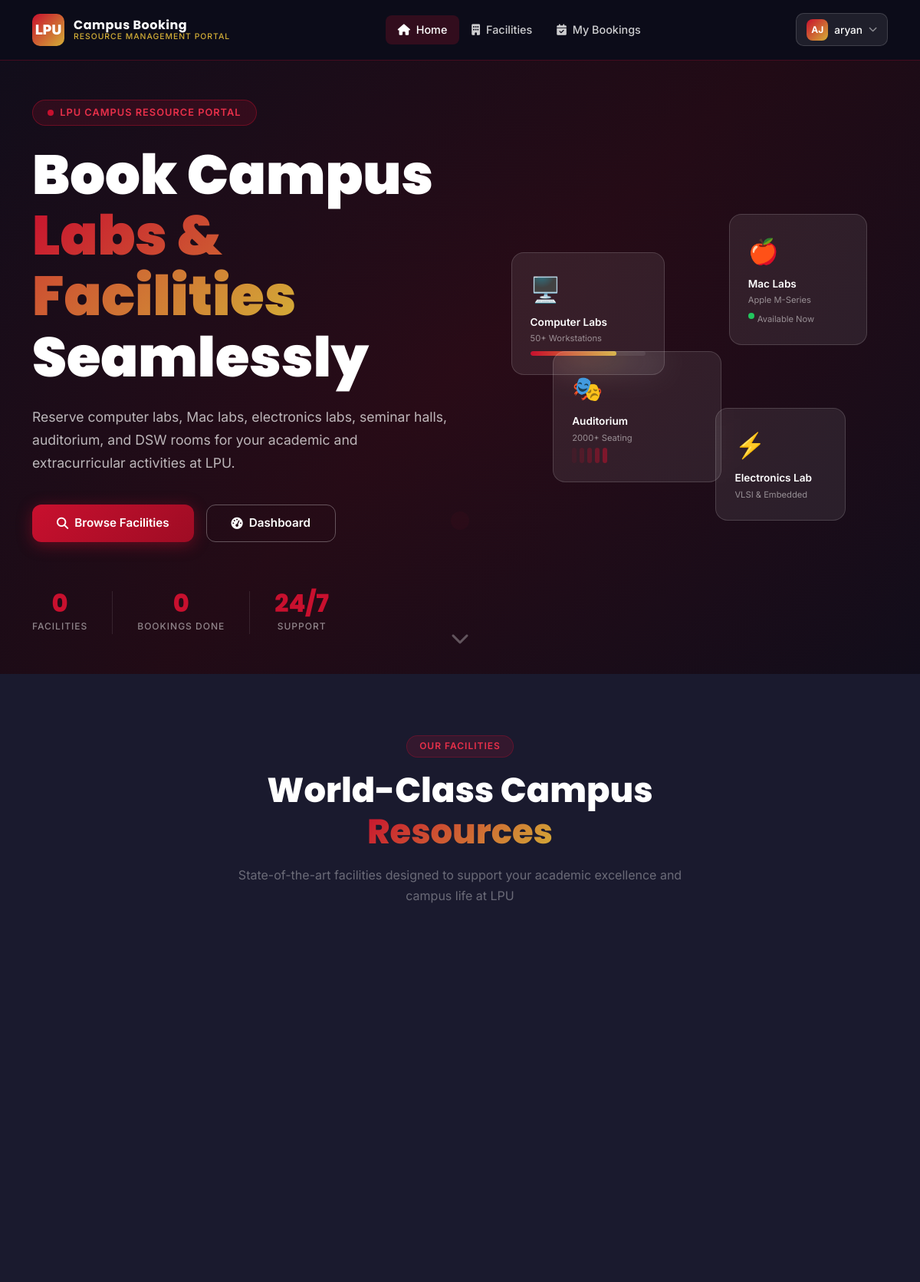
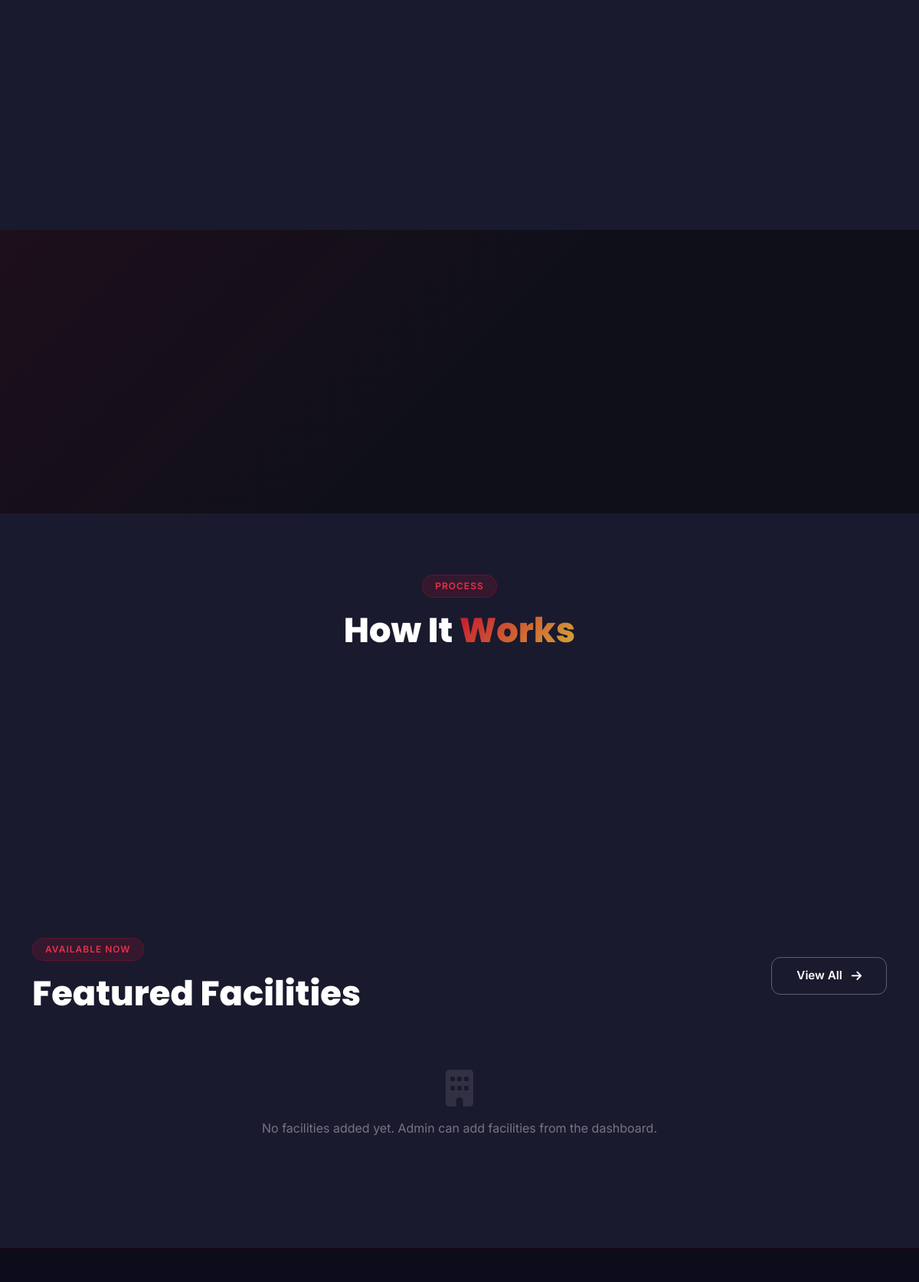
The app's page / (signed in, upper part) with its own data (2 pictures, top to bottom).
### accounts/models.py (models this page shows, shortened)
class CustomUser(AbstractUser):
    ROLE_CHOICES = [
        ('student', 'Student'),
        ('admin', 'Admin'),
    ]
    role = models.CharField(max_length=20, choices=ROLE_CHOICES, default='student')
    registration_number = models.CharField(max_length=20, blank=True, null=True, unique=True)
    phone_number = models.CharField(max_length=15, blank=True, null=True)
    department = models.CharField(max_length=100, blank=True, null=True)
    program = models.CharField(max_length=100, blank=True, null=True)
    year_of_study = models.IntegerField(blank=True, null=True)
    profile_picture = models.ImageField(upload_to='profile_pics/', blank=True, null=True)
    is_approved = models.BooleanField(default=False)
    created_at = models.DateTimeField(auto_now_add=True)
    REQUIRED_FIELDS = ['email', 'first_name', 'last_name']
    @property
    def is_admin_user(self):
        return self.role == 'admin' or self.is_staff

### bookings/views.py (the view)
# urls.py: path('', views.home, name='home'),
def home(request):
    facilities = Facility.objects.filter(is_available=True)
    facility_types = {}
    for ft in Facility.FACILITY_TYPES:
        count = facilities.filter(facility_type=ft[0]).count()
        if count > 0:
            facility_types[ft[1]] = count
    announcements = Announcement.objects.filter(is_active=True)[:3]
    total_facilities = facilities.count()
    total_bookings = Booking.objects.filter(status='approved').count()
    context = {
        'facilities': facilities[:6],
        'facility_types': facility_types,
        'announcements': announcements,
        'total_facilities': total_facilities,
        'total_bookings': total_bookings,
        'default_facility_types': [
            'Computer Lab', 'Mac Lab', 'Electronics Lab',
            'Seminar Hall', 'Auditorium', 'DSW Room',
        ],
        'how_it_works_steps': [
            'Register & Verify',
            'Browse Facilities',
            'Submit Booking',
            'Upload Documents',
            'Get Approval',
        ],
    }
    return render(request, 'bookings/home.html', context)

### templates/bookings/home.html (shortened to what this page needs)
{% extends 'base.html' %}
{% load static %}
{% block nav_home %}active{% endblock %}
{% block content %}
<section class="hero-section">
    <div class="container position-relative">
        <div class="row align-items-center min-vh-100 py-5">
            <div class="col-lg-6">
                <div class="hero-badge">
                    <span class="pulse-dot"></span>
                    LPU Campus Resource Portal
                </div>
                <h1 class="hero-title">
                    Book Campus<br>
                    <span class="highlight">Labs & Facilities</span><br>
                    Seamlessly
                </h1>
                <p class="hero-subtitle">
                    Reserve computer labs, Mac labs, electronics labs, seminar halls, auditorium,
                    and DSW rooms for your academic and extracurricular activities at LPU.
                </p>
                <div class="hero-actions">
                    {% if user.is_authenticated %}
                        <a href="{% url 'facility_list' %}" class="btn-primary-custom ripple">
                            <i class="fas fa-search"></i> Browse Facilities
                        </a>
                        <a href="{% url 'dashboard' %}" class="btn-outline-custom">
                            <i class="fas fa-tachometer-alt"></i> Dashboard
                        </a>
                    {% endif %}
                </div>
                <div class="hero-stats">
                    <div class="hero-stat">
                        <span class="stat-num count-up" data-count="{{ total_facilities }}">{{ total_facilities }}</span>
                        <span class="stat-label">Facilities</span>
                    </div>
                    <div class="hero-stat" style="border-left:1px solid rgba(255,255,255,0.1);padding-left:2rem">
                        <span class="stat-num count-up" data-count="{{ total_bookings }}">{{ total_bookings }}</span>
                        <span class="stat-label">Bookings Done</span>
                    </div>
                    <div class="hero-stat" style="border-left:1px solid rgba(255,255,255,0.1);padding-left:2rem">
                        <span class="stat-num">24/7</span>
                        <span class="stat-label">Support</span>
                    </div>
                </div>
            </div>
            <div class="col-lg-6 d-none d-lg-block">
                <div class="hero-visual">
                    <div class="floating-card card-1 zoom-hover">
                        <span class="card-icon">🖥️</span>
                        <div class="card-title">Computer Labs</div>
                        <div class="card-sub">50+ Workstations</div>
                        <div class="progress-custom mt-2">
                            <div class="progress-fill" style="width:75%"></div>
                        </div>
                    </div>
                    <div class="floating-card card-2 zoom-hover">
                        <span class="card-icon">🍎</span>
                        <div class="card-title">Mac Labs</div>
                        <div class="card-sub">Apple M-Series</div>
                        <div class="mt-2 d-flex gap-1">
                            <span style="width:8px;height:8px;background:#22c55e;border-radius:50%;display:inline-block"></span>
                            <span style="font-size:0.7rem;color:rgba(255,255,255,0.5)">Available Now</span>
                        </div>
                    </div>
                    <div class="floating-card card-3 zoom-hover">
                        <span class="card-icon">🎭</span>
                        <div class="card-title">Auditorium</div>
                        <div class="card-sub">2000+ Seating</div>
                        <div class="d-flex gap-1 mt-1">
                            {% for i in "12345" %}
                            <div style="width:6px;height:20px;background:rgba(200,16,46,0.{{ forloop.counter }}0);border-radius:3px;"></div>
                            {% endfor %}
                        </div>
                    </div>
                    <div class="floating-card card-4 zoom-hover">
                        <span class="card-icon">⚡</span>
                        <div class="card-title">Electronics Lab</div>
                        <div class="card-sub">VLSI & Embedded</div>
                    </div>
                </div>
            </div>
        </div>
    </div>
    <div style="position:absolute;bottom:2rem;left:50%;transform:translateX(-50%);animation:float 2s infinite">
        <i class="fas fa-chevron-down" style="color:rgba(255,255,255,0.3);font-size:1.5rem"></i>
    </div>
</section>
<section class="section section-dark">
    <div class="container">
        <div class="text-center mb-5">
            <span class="section-badge">Our Facilities</span>
            <h2 class="section-title text-white">World-Class Campus<br><span class="gradient-text">Resources</span></h2>
            <p class="section-subtitle text-white-50">
                State-of-the-art facilities designed to support your academic excellence and campus life at LPU
            </p>
        </div>
        <div class="row g-4">
        </div>
    </div>
</section>
<section class="section" style="background:linear-gradient(135deg, rgba(200,16,46,0.08) 0%, transparent 50%), var(--secondary-dark)">
    <div class="container">
        <div class="row g-4 text-center">
        </div>
    </div>
</section>
<section class="section section-dark">
    <div class="container">
        <div class="text-center mb-5">
            <span class="section-badge">Process</span>
            <h2 class="section-title text-white">How It <span class="gradient-text">Works</span></h2>
        </div>
        <div class="row g-4">
        </div>
    </div>
</section>
<section class="section section-dark">
    <div class="container">
        <div class="d-flex justify-content-between align-items-center mb-4">
            <div>
                <span class="section-badge">Available Now</span>
                <h2 class="section-title text-white mb-0">Featured Facilities</h2>
            </div>
            <a href="{% url 'facility_list' %}" class="btn-outline-custom">
                View All <i class="fas fa-arrow-right ms-1"></i>
            </a>
        </div>
        <div class="row g-4">
            {% for facility in facilities %}
            <div class="col-lg-4 col-md-6 reveal">
                <div class="facility-card zoom-hover">
                    <div class="facility-card-img-wrapper">
                        {% if facility.image %}
                            <img src="{{ facility.image.url }}" alt="{{ facility.name }}" class="facility-card-img">
                        {% else %}
                            <div class="facility-card-img-placeholder">
                                {% if facility.facility_type == 'computer_lab' %}🖥️
                                {% elif facility.facility_type == 'mac_lab' %}🍎
                                {% elif facility.facility_type == 'electronics_lab' %}⚡
                                {% elif facility.facility_type == 'seminar_hall' %}📣
                                {% elif facility.facility_type == 'auditorium' %}🎭
                                {% elif facility.facility_type == 'dsw_room' %}🏛️
                                {% else %}🏢{% endif %}
                            </div>
                        {% endif %}
                    </div>
                    <div class="facility-card-body">
                        <div class="facility-type-badge">
                            <i class="fas fa-{{ facility.facility_type_icon }}"></i>
                            {{ facility.get_facility_type_display }}
                        </div>
                        <h3 class="facility-card-title">{{ facility.name }}</h3>
                        <div class="facility-meta">
                            <span class="facility-meta-item"><i class="fas fa-map-marker-alt"></i> {{ facility.block }}</span>
                            <span class="facility-meta-item"><i class="fas fa-users"></i> {{ facility.capacity }} seats</span>
                        </div>
                        {% if facility.get_amenities_list %}
                        <div class="facility-amenity-pills">
                            {% for amenity in facility.get_amenities_list|slice:":3" %}
                            <span class="amenity-pill">{{ amenity }}</span>
                            {% endfor %}
                        </div>
                        {% endif %}
                        {% if user.is_authenticated %}
                        <a href="{% url 'facility_detail' facility.pk %}" class="btn-primary-custom" style="font-size:0.85rem;padding:0.5rem 1.2rem;width:100%;justify-content:center">
                            <i class="fas fa-calendar-plus"></i> Book Now
                        </a>
                        {% else %}
                        <a href="{% url 'login' %}" class="btn-primary-custom" style="font-size:0.85rem;padding:0.5rem 1.2rem;width:100%;justify-content:center">
                            <i class="fas fa-sign-in-alt"></i> Login to Book
                        </a>
                        {% endif %}
                    </div>
                </div>
            </div>
            {% empty %}
            <div class="col-12 text-center py-5">
                <i class="fas fa-building" style="font-size:3rem;color:rgba(255,255,255,0.1);margin-bottom:1rem;display:block"></i>
                <p style="color:rgba(255,255,255,0.4)">No facilities added yet. Admin can add facilities from the dashboard.</p>
            </div>
            {% endfor %}
        </div>
    </div>
</section>
{% endblock %}

### templates/base.html (shortened to what this page needs)
{% load static %}
<!DOCTYPE html>
<html lang="en">
<head>
    <link href="https://cdn.jsdelivr.net/npm/bootstrap@5.3.2/dist/css/bootstrap.min.css" rel="stylesheet">
    <link href="https://cdnjs.cloudflare.com/ajax/libs/font-awesome/6.5.0/css/all.min.css" rel="stylesheet">
    <link href="{% static 'css/main.css' %}" rel="stylesheet">
</head>
<body>
    <nav class="navbar navbar-expand-lg">
        <div class="container">
            <a class="navbar-brand" href="{% url 'home' %}">
                <div class="brand-logo">LPU</div>
                <div class="brand-text">
                    <span class="brand-name">Campus Booking</span>
                    <span class="brand-sub">Resource Management Portal</span>
                </div>
            </a>
            <div class="collapse navbar-collapse" id="mainNav">
                <ul class="navbar-nav mx-auto">
                    <li class="nav-item">
                        <a class="nav-link {% block nav_home %}{% endblock %}" href="{% url 'home' %}">
                            <i class="fas fa-home me-1"></i> Home
                        </a>
                    </li>
                    <li class="nav-item">
                        <a class="nav-link {% block nav_facilities %}{% endblock %}" href="{% url 'facility_list' %}">
                            <i class="fas fa-building me-1"></i> Facilities
                        </a>
                    </li>
                    {% if user.is_authenticated %}
                    <li class="nav-item">
                        <a class="nav-link {% block nav_bookings %}{% endblock %}" href="{% url 'my_bookings' %}">
                            <i class="fas fa-calendar-check me-1"></i> My Bookings
                        </a>
                    </li>
                    {% endif %}
                </ul>
                <div class="d-flex align-items-center gap-2">
                    {% if user.is_authenticated %}
                        <div class="dropdown">
                            <button class="btn d-flex align-items-center gap-2" style="color:white;background:rgba(255,255,255,0.08);border:1px solid rgba(255,255,255,0.15);border-radius:10px;padding:0.4rem 0.8rem;" data-bs-toggle="dropdown">
                                <div style="width:28px;height:28px;background:linear-gradient(135deg,#c8102e,#d4af37);border-radius:8px;display:flex;align-items:center;justify-content:center;font-weight:700;font-size:0.75rem;">
                                    {{ user.first_name|first|upper }}{{ user.last_name|first|upper }}
                                </div>
                                <span style="font-size:0.85rem;font-weight:500;">{{ user.first_name }}</span>
                                <i class="fas fa-chevron-down" style="font-size:0.7rem;opacity:0.5"></i>
                            </button>
                        </div>
                    {% else %}
                        <a href="{% url 'login' %}" class="btn-outline-custom btn-sm">Login</a>
                        <a href="{% url 'student_register' %}" class="btn-primary-custom btn-sm">
                            <i class="fas fa-user-plus me-1"></i> Register
                        </a>
                    {% endif %}
                </div>
            </div>
        </div>
    </nav>
    <main>
        {% block content %}{% endblock %}
    </main>
    {% block show_footer %}
    <footer class="footer">
    </footer>
    {% endblock %}
</body>
</html>

### records on screen
CustomUser: first_name|first "A", last_name|first "J", first_name "aryan"

### other values on screen
{{ total_facilities }} "0"
{{ total_bookings }} "0"
